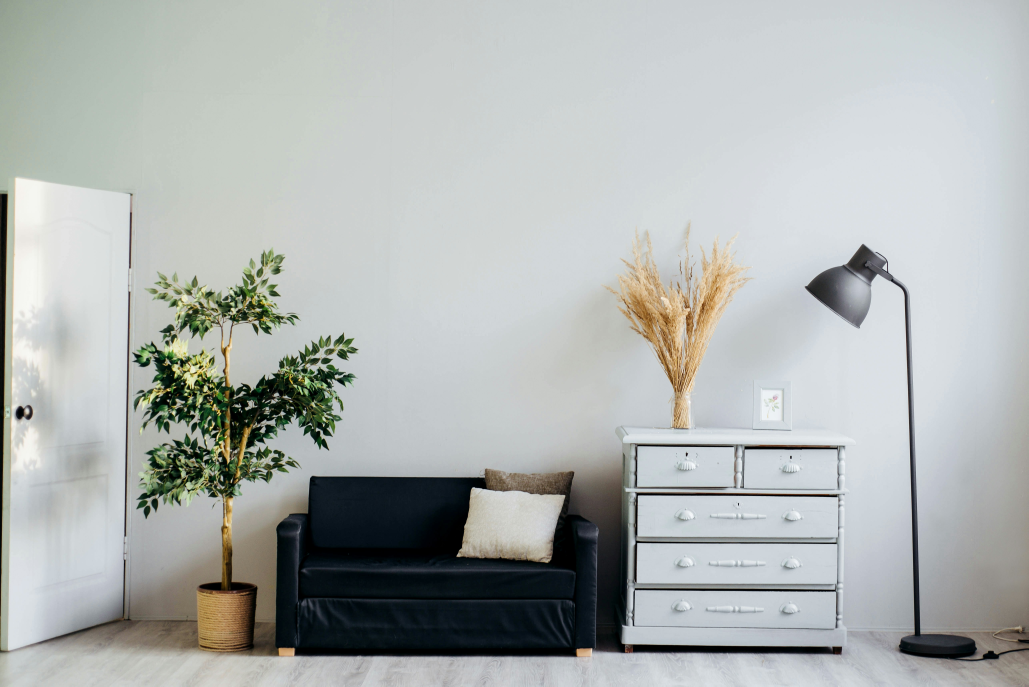
#> input picture bakesmart_ai/data/venue_vision/raw/real_v2/images/real-venue-0001.jpg, 5141 x 3432 px (shown at 1/5 size); its folder holds 3 pictures in this run
$ python split_real_venue_dataset.py
#> lines starting #> are read from the running program, lines starting #| are printed output that depends on the picture
### bakesmart_ai/training/annotation_workspace.py
"""Local seven-class venue-mask annotation workspace for BakeSmart.

Draft masks use pixel value 255 for pixels that have not been labelled yet.
Only completed annotations may contain final class IDs 0-6. Raw masks and
annotation sidecars live under ignored ``data/venue_vision/raw`` directories
and are therefore not intended for Git commits.
"""

from __future__ import annotations

import base64
import binascii
import hashlib
import io
import json
import re
from dataclasses import dataclass
from datetime import datetime, timezone
from pathlib import Path

import numpy as np
from PIL import Image, ImageOps, UnidentifiedImageError


PROJECT_DIR = Path(__file__).resolve().parents[1]
UNLABELLED_ID = 255
MAX_MASK_DATA_URL_CHARS = 48_000_000
SCENE_ID_PATTERN = re.compile(r"^[a-z0-9][a-z0-9._-]{0,127}$")
ANNOTATOR_ID_PATTERN = re.compile(r"^[A-Za-z0-9][A-Za-z0-9 ._@+-]{0,79}$")
SUPPORTED_IMAGE_SUFFIXES = {".jpg", ".jpeg", ".png"}


@dataclass(frozen=True)
class LabelClass:
    class_id: int
    key: str
    name: str
    hex_color: str

    @property
    def rgb(self) -> tuple[int, int, int]:
        value = self.hex_color.lstrip("#")
        return tuple(int(value[index : index + 2], 16) for index in (0, 2, 4))


LABEL_CLASSES = (
    LabelClass(0, "wall", "Wall", "#E57373"),
    LabelClass(1, "floor", "Floor", "#64B5F6"),
    LabelClass(2, "door", "Door", "#FFB74D"),
    LabelClass(3, "window", "Window", "#4DD0E1"),
    LabelClass(4, "furniture", "Furniture", "#9575CD"),
    LabelClass(5, "outlet", "Outlet", "#F06292"),
    LabelClass(6, "walkway", "Walkway candidate", "#81C784"),
)
LABEL_IDS = tuple(label.class_id for label in LABEL_CLASSES)
PALETTE_RGB = np.asarray([label.rgb for label in LABEL_CLASSES], dtype=np.int16)


@dataclass(frozen=True)
class DatasetLocation:
    key: str
    label: str
    images_dir: Path
    masks_dir: Path
    records_dir: Path


class AnnotationWorkspace:
    """Read local venue images and persist draft/final masks safely."""

    def __init__(self, project_dir: Path = PROJECT_DIR) -> None:
        self.project_dir = Path(project_dir).resolve()
        raw = self.project_dir / "data" / "venue_vision" / "raw"
        self.datasets: dict[str, DatasetLocation] = {
            "real_v2": DatasetLocation(
                key="real_v2",
                label="Real venue candidates v2",
                images_dir=raw / "real_v2" / "images",
                masks_dir=raw / "real_v2" / "masks",
                records_dir=raw / "real_v2" / "annotation_records",
            ),
            "gemini_synthetic_v1": DatasetLocation(
                key="gemini_synthetic_v1",
                label="Gemini synthetic v1",
                images_dir=raw / "gemini_synthetic_v1" / "images",
                masks_dir=raw / "gemini_synthetic_v1" / "masks",
                records_dir=raw / "gemini_synthetic_v1" / "annotation_records",
            ),
        }

    # [9 lines left out: function dataset_descriptors, not called in this run]

    def list_scenes(self, dataset_key: str) -> list[dict[str, object]]:
        dataset = self._dataset(dataset_key)
        return [
            self.scene_descriptor(dataset_key, path.stem)
            for path in self._image_paths(dataset)
        ]

    def scene_descriptor(self, dataset_key: str, scene_id: str) -> dict[str, object]:
#> called with dataset_key = 'real_v2', scene_id = 'real-venue-0001'
        image_path = self.image_path(dataset_key, scene_id)
        with Image.open(image_path) as source:
#> source is the input picture: PIL image 5141x3432 RGB; mean R, G, B 174.4, 178.6, 176.6
            corrected = ImageOps.exif_transpose(source)
            width, height = corrected.size
#> width = 5141; height = 3432
        mask_path = self.mask_path(dataset_key, scene_id)
        record = self.load_record(dataset_key, scene_id)
        status = record.get("status") if record else None
        if status is None:
            status = "draft_in_progress" if mask_path.is_file() else "not_started"
        return {
            "scene_id": scene_id,
            "dataset": dataset_key,
            "file_name": image_path.name,
            "pixel_width": width,
            "pixel_height": height,
            "has_mask": mask_path.is_file(),
            "status": status,
            "annotator_id": record.get("annotator_id") if record else None,
            "updated_at": record.get("updated_at") if record else None,
        }

    def image_path(self, dataset_key: str, scene_id: str) -> Path:
        dataset = self._dataset(dataset_key)
        self._validate_scene_id(scene_id)
        matches = [path for path in self._image_paths(dataset) if path.stem == scene_id]
        if not matches:
            raise FileNotFoundError(f"unknown scene: {scene_id}")
        if len(matches) > 1:
            raise ValueError(f"multiple images share scene ID {scene_id}")
        return matches[0]

    def mask_path(self, dataset_key: str, scene_id: str) -> Path:
        dataset = self._dataset(dataset_key)
        self._validate_scene_id(scene_id)
        return dataset.masks_dir / f"{scene_id}.png"

    def record_path(self, dataset_key: str, scene_id: str) -> Path:
        dataset = self._dataset(dataset_key)
        self._validate_scene_id(scene_id)
        return dataset.records_dir / f"{scene_id}.json"

    # [144 lines left out: functions overlay_png, decode_overlay, validate_labels, save_draft, complete_annotation, not called in this run]

    def load_record(self, dataset_key: str, scene_id: str) -> dict[str, object] | None:
        path = self.record_path(dataset_key, scene_id)
        if not path.is_file():
            return None
        try:
            payload = json.loads(path.read_text(encoding="utf-8"))
        except (OSError, json.JSONDecodeError) as exc:
            raise ValueError(f"annotation record is unreadable: {path.name}") from exc
        if not isinstance(payload, dict):
            raise ValueError(f"annotation record is invalid: {path.name}")
        return payload

    def _dataset(self, dataset_key: str) -> DatasetLocation:
        try:
            return self.datasets[dataset_key]
        except KeyError as exc:
            raise KeyError(f"unknown dataset: {dataset_key}") from exc

    @staticmethod
    def _image_paths(dataset: DatasetLocation) -> list[Path]:
        if not dataset.images_dir.is_dir():
            return []
        return sorted(
            path
            for path in dataset.images_dir.iterdir()
            if path.is_file() and path.suffix.lower() in SUPPORTED_IMAGE_SUFFIXES
        )

    @staticmethod
    def _validate_scene_id(scene_id: str) -> None:
        if not SCENE_ID_PATTERN.fullmatch(scene_id or ""):
            raise ValueError("scene ID contains unsupported characters")

    # [93 lines left out: functions _normalize_annotator_id, _read_saved_mask, _save_mask, _record, _write_record, not called in this run]

    def _relative(self, path: Path) -> str:
        return path.resolve().relative_to(self.project_dir).as_posix()

    # [7 lines left out: function _sha256_file, not called in this run]

    @staticmethod
    def _utc_now() -> str:
        return datetime.now(timezone.utc).replace(microsecond=0).isoformat()


# [10 lines left out: function label_class_payload, not called in this run]

### bakesmart_ai/training/semantic_annotation_workspace.py
"""Six-class venue annotation workspace with a separate derived Walkway layer.

The legacy BakeSmart workspace used class 6 inside the semantic mask. This
workspace keeps semantic IDs 0-5 only and stores Walkway as a separate binary
PNG. Legacy masks containing class 6 remain readable: class 6 is interpreted as
Floor in memory but is not rewritten unless the user explicitly saves the scene.
"""

from __future__ import annotations

import base64
import binascii
import io
from pathlib import Path

import numpy as np
from PIL import Image, ImageOps, UnidentifiedImageError

from training.annotation_workspace import (
    ANNOTATOR_ID_PATTERN,
    MAX_MASK_DATA_URL_CHARS,
    PROJECT_DIR,
    AnnotationWorkspace,
    LabelClass,
    UNLABELLED_ID,
)
from training.walkway_generator import derive_walkway_candidate


SEMANTIC_LABEL_CLASSES = (
    LabelClass(0, "wall", "Wall", "#E57373"),
    LabelClass(1, "floor", "Floor", "#64B5F6"),
    LabelClass(2, "door", "Door", "#FFB74D"),
    LabelClass(3, "window", "Window", "#4DD0E1"),
    LabelClass(4, "furniture", "Furniture", "#9575CD"),
    LabelClass(5, "outlet", "Outlet", "#F06292"),
)
SEMANTIC_LABEL_IDS = tuple(label.class_id for label in SEMANTIC_LABEL_CLASSES)
SEMANTIC_PALETTE_RGB = np.asarray(
    [label.rgb for label in SEMANTIC_LABEL_CLASSES], dtype=np.int16
)
WALKWAY_RGB = (129, 199, 132)


class SemanticAnnotationWorkspace(AnnotationWorkspace):
    """Annotation workspace for six semantic classes plus binary Walkway."""

    def __init__(self, project_dir: Path = PROJECT_DIR) -> None:
        super().__init__(project_dir)

    def walkway_path(self, dataset_key: str, scene_id: str) -> Path:
        dataset = self._dataset(dataset_key)
        self._validate_scene_id(scene_id)
        return dataset.masks_dir.parent / "walkway_masks" / f"{scene_id}.png"

    def scene_descriptor(self, dataset_key: str, scene_id: str) -> dict[str, object]:
        descriptor = super().scene_descriptor(dataset_key, scene_id)
        descriptor["has_walkway_mask"] = self.walkway_path(dataset_key, scene_id).is_file()
        return descriptor

    # [196 lines left out: functions overlay_png, walkway_overlay_png, decode_overlay, validate_labels, save_draft, complete_annotation and 4 more, not called in this run]

    def _image_size(self, dataset_key: str, scene_id: str) -> tuple[int, int]:
        with Image.open(self.image_path(dataset_key, scene_id)) as source:
            return ImageOps.exif_transpose(source).size

    # [36 lines left out: functions _record, semantic_label_class_payload, not called in this run]

### bakesmart_ai/training/split_real_venue_dataset.py
"""Create the locked train/validation/test split for approved real venue masks.

Step 3 runs only after independent mask review is complete. It uses only scenes
with ``review_status=approved`` and ``training_status=approved_pending_split``
(or an existing Step-3 split status), creates an exact 70/15/15 split, balances
semantic class presence where possible, writes CSV/JSON manifests, and records
split membership in each annotation sidecar.

The first successful run locks the split manifest. Re-running verifies and
reuses that manifest. Replacing a locked split requires BOTH
``--force-resplit`` and ``--acknowledge-test-lock-reset``.

Run from ``bakesmart_ai``::

    python -m training.split_real_venue_dataset
"""

from __future__ import annotations

import argparse
import csv
import hashlib
import json
import math
import random
import sys
from collections import Counter
from datetime import datetime, timezone
from pathlib import Path

import numpy as np

from training.semantic_annotation_workspace import (
    SEMANTIC_LABEL_CLASSES,
    SEMANTIC_LABEL_IDS,
    SemanticAnnotationWorkspace,
)


DEFAULT_SEED = 260823
SPLIT_ORDER = ("train", "validation", "test")
SPLIT_RATIOS = {"train": 0.70, "validation": 0.15, "test": 0.15}
SPLIT_TRAINING_STATUS = {
    "train": "approved_for_training",
    "validation": "approved_for_validation",
    "test": "approved_for_locked_test",
}
ALLOWED_APPROVED_STATUSES = {
    "approved_pending_split",
    *SPLIT_TRAINING_STATUS.values(),
}


class SplitError(ValueError):
    """Raised when the reviewed real dataset is not safe to split."""


def _utc_now() -> str:
    return datetime.now(timezone.utc).replace(microsecond=0).isoformat()


# [16 lines left out: function _allocate_counts, not called in this run]


def _stable_tie(seed: int, scene_id: str, split: str = "") -> int:
    payload = f"{seed}:{scene_id}:{split}".encode("utf-8")
    return int.from_bytes(hashlib.sha256(payload).digest()[:8], "big")


# [78 lines left out: function _balanced_assignments, not called in this run]


class RealVenueDatasetSplitter:
    def __init__(self, workspace: SemanticAnnotationWorkspace | None = None) -> None:
        self.workspace = workspace or SemanticAnnotationWorkspace()

    def run(
        self,
        *,
        dataset_key: str = "real_v2",
        seed: int = DEFAULT_SEED,
        force_resplit: bool = False,
        acknowledge_test_lock_reset: bool = False,
    ) -> dict[str, object]:
        if dataset_key != "real_v2":
            raise SplitError("Step 3 currently supports only real_v2")
        if force_resplit and not acknowledge_test_lock_reset:
            raise SplitError(
                "--force-resplit requires --acknowledge-test-lock-reset because the test set is locked"
            )

        dataset = self.workspace._dataset(dataset_key)  # noqa: SLF001
        split_dir = dataset.masks_dir.parent / "splits"
        json_path = split_dir / "split_manifest.json"
        csv_path = split_dir / "split_manifest.csv"

        reviewed = self._collect_reviewed_scenes(dataset_key)
        approved = [scene for scene in reviewed if scene["review_status"] == "approved"]
        unresolved = [
            scene
            for scene in reviewed
            if scene["review_status"] not in {"approved", "rejected"}
        ]
        if unresolved:
            ids = ", ".join(str(scene["scene_id"]) for scene in unresolved[:8])
            suffix = "..." if len(unresolved) > 8 else ""
            raise SplitError(
                f"Step 2 is not complete: {len(unresolved)} scene(s) still need review: {ids}{suffix}"
            )
        if not approved:
            raise SplitError("no independently approved real venue masks were found")

        self._validate_approved_scenes(dataset_key, approved)
        approved_ids = sorted(str(scene["scene_id"]) for scene in approved)

        if json_path.is_file() and not force_resplit:
            manifest = self._load_locked_manifest(json_path)
            self._verify_locked_manifest(
                dataset_key=dataset_key,
                manifest=manifest,
                approved_ids=approved_ids,
            )
            print("Existing locked split verified; no scenes were reassigned.")
            return manifest

        targets = _allocate_counts(len(approved))
        assignments = _balanced_assignments(approved, targets, seed=seed)
        generated_at = _utc_now()
        rows = self._manifest_rows(dataset_key, approved, assignments)
        summary = self._summary(rows, targets)

        manifest: dict[str, object] = {
            "schema_version": 1,
            "dataset": dataset_key,
            "created_at_utc": generated_at,
            "seed": seed,
            "ratios": SPLIT_RATIOS,
            "counts": targets,
            "approved_scene_count": len(approved),
            "rejected_scene_count": sum(
                scene["review_status"] == "rejected" for scene in reviewed
            ),
            "semantic_class_ids": list(SEMANTIC_LABEL_IDS),
            "semantic_classes": [label.key for label in SEMANTIC_LABEL_CLASSES],
            "test_set_locked": True,
            "policy": (
                "Only independently approved real_v2 scenes are eligible. "
                "Assignments use fixed-seed class-presence balancing. The test split "
                "must remain unseen during model development and tuning."
            ),
            "summary": summary,
            "scenes": rows,
        }

        split_dir.mkdir(parents=True, exist_ok=True)
        self._write_csv(csv_path, rows)
        self._write_json(json_path, manifest)
        self._update_records(
            dataset_key=dataset_key,
            rows=rows,
            seed=seed,
            manifest_path=json_path,
            assigned_at=generated_at,
        )
        return manifest

    def _collect_reviewed_scenes(self, dataset_key: str) -> list[dict[str, object]]:
        scenes: list[dict[str, object]] = []
        for descriptor in self.workspace.list_scenes(dataset_key):
#> call 2 of scene_descriptor, with dataset_key = 'real_v2', scene_id = 'real-venue-0003'
#> call 2 of scene_descriptor, with dataset_key = 'real_v2', scene_id = 'real-venue-0003'
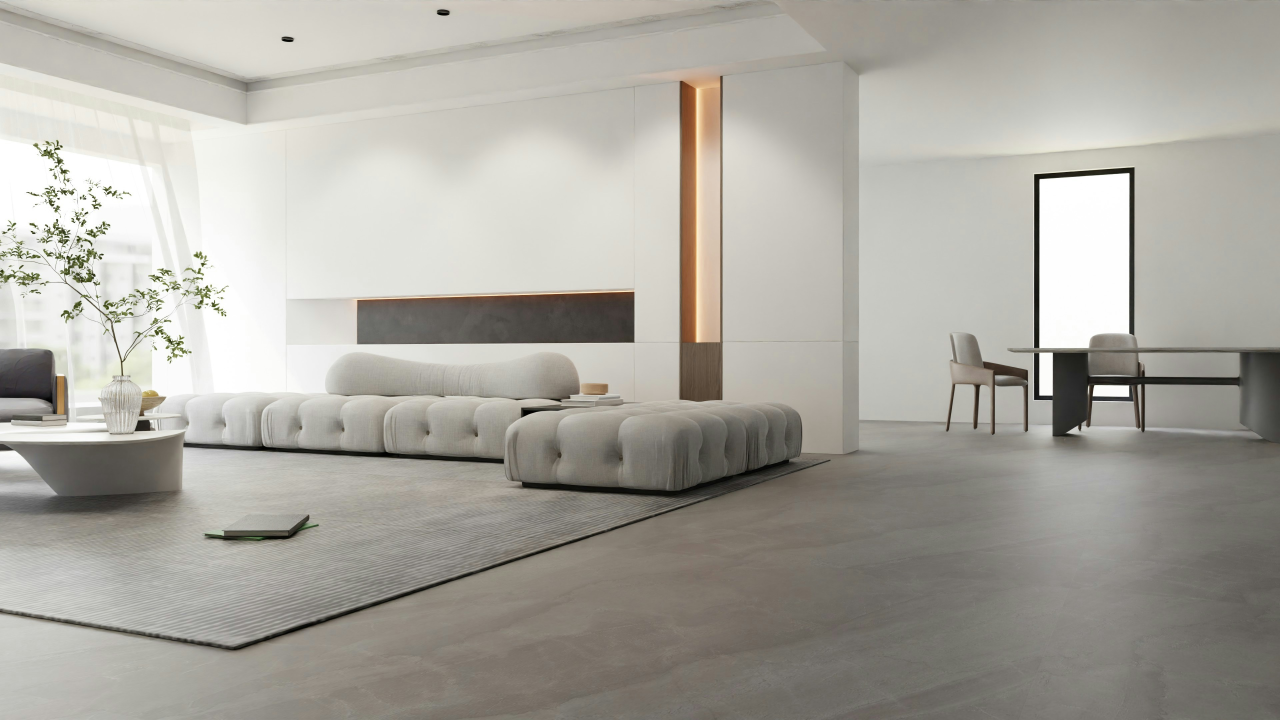
#> input picture bakesmart_ai/data/venue_vision/raw/real_v2/images/real-venue-0003.jpg, 3840 x 2160 px (shown at 1/3 size)
#> in scene_descriptor, source is the input picture: PIL image 3840x2160 RGB; mean R, G, B 169.4, 166.7, 159.1
#> call 3 of scene_descriptor, with dataset_key = 'real_v2', scene_id = 'real-venue-0004'
#> call 3 of scene_descriptor, with dataset_key = 'real_v2', scene_id = 'real-venue-0004'
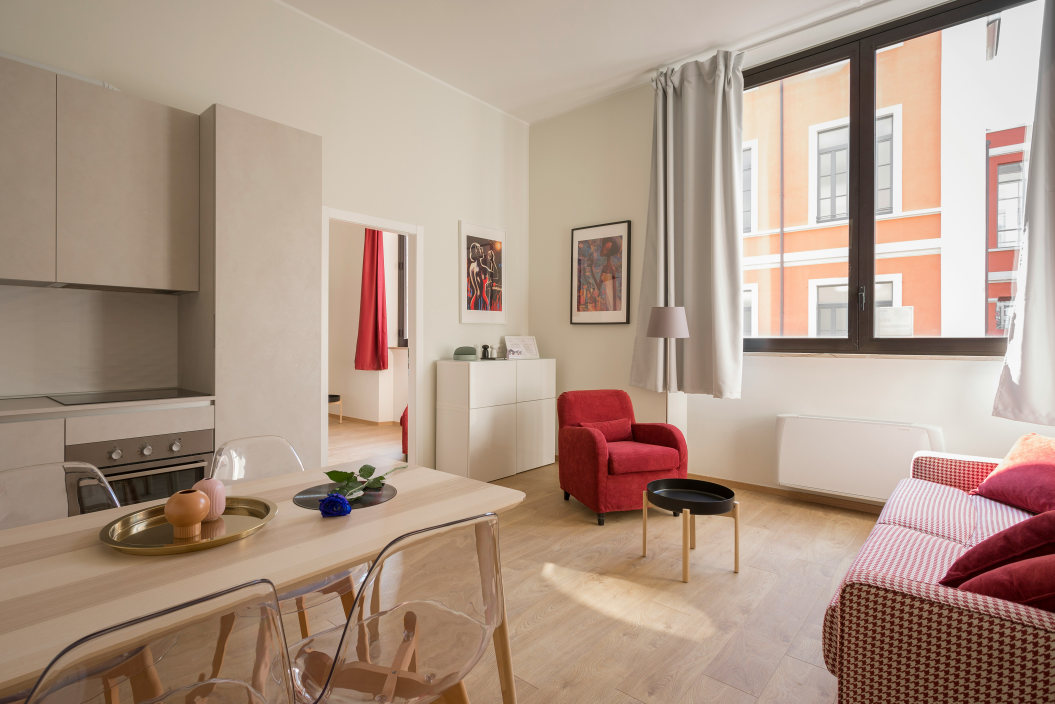
#> input picture bakesmart_ai/data/venue_vision/raw/real_v2/images/real-venue-0004.jpg, 5274 x 3517 px (shown at 1/5 size)
#> in scene_descriptor, source is the input picture: PIL image 5274x3517 RGB; mean R, G, B 174.1, 151.5, 135.9
            scene_id = str(descriptor["scene_id"])
#> scene_id = 'real-venue-0001'
            record = self.workspace.load_record(dataset_key, scene_id)
            if record is None:
                raise SplitError(f"annotation record is missing: {scene_id}")
            scenes.append(
                {
                    "scene_id": scene_id,
                    "review_status": str(record.get("review_status") or "pending_independent_review"),
                    "training_status": str(record.get("training_status") or "not_for_training"),
                    "record": record,
                }
            )
        return scenes

    # [241 lines left out: functions _validate_approved_scenes, _manifest_rows, _summary, _update_records, _write_csv, _write_json and 3 more, not called in this run]


def main() -> int:
    parser = argparse.ArgumentParser(description=__doc__)
    parser.add_argument("--dataset", default="real_v2")
    parser.add_argument("--seed", type=int, default=DEFAULT_SEED)
    parser.add_argument("--force-resplit", action="store_true")
    parser.add_argument("--acknowledge-test-lock-reset", action="store_true")
    args = parser.parse_args()
    try:
        manifest = RealVenueDatasetSplitter().run(
            dataset_key=args.dataset,
            seed=args.seed,
            force_resplit=args.force_resplit,
            acknowledge_test_lock_reset=args.acknowledge_test_lock_reset,
        )
    except (OSError, SplitError, ValueError) as exc:
        print(f"ERROR: {exc}", file=sys.stderr)
        return 1
    print_summary(manifest)
    return 0


if __name__ == "__main__":
#> (the run stopped early here; a loop or call above may not have finished)
